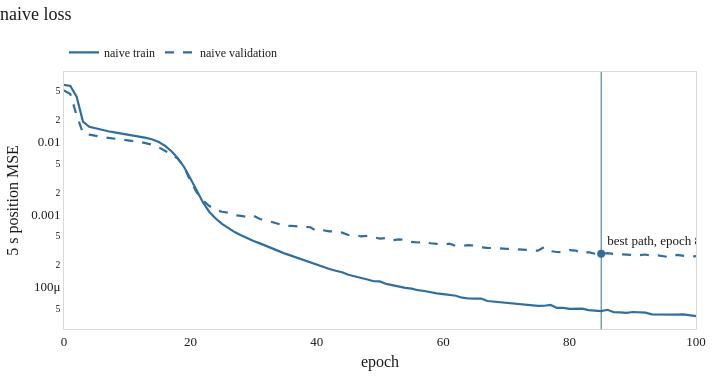

Source (notebook cell):
### Code cell
naive, naive_result, _residual = load_checkpoint("naive")
plot_loss(naive_result, color=COLORS["naive"], label="naive")
